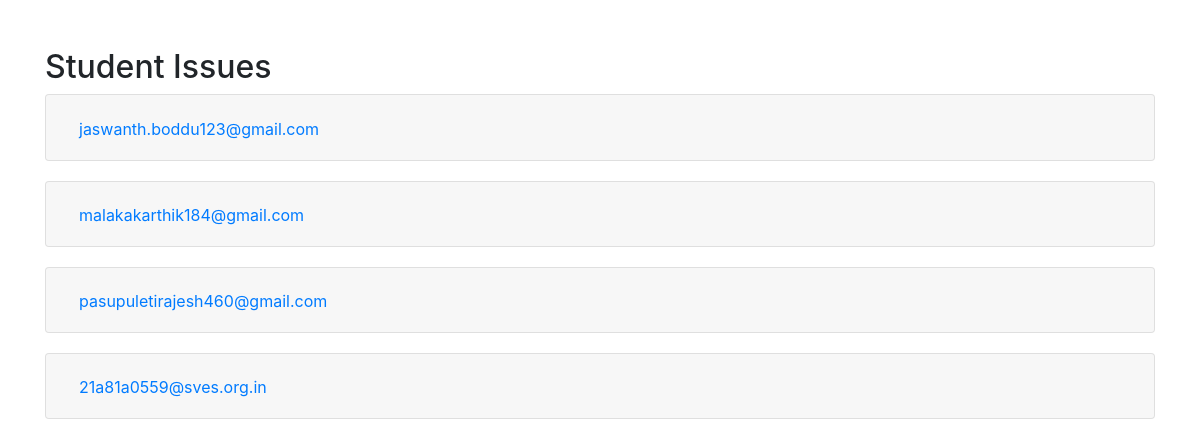
Before: /app/student_adminissues/ with the older database file.
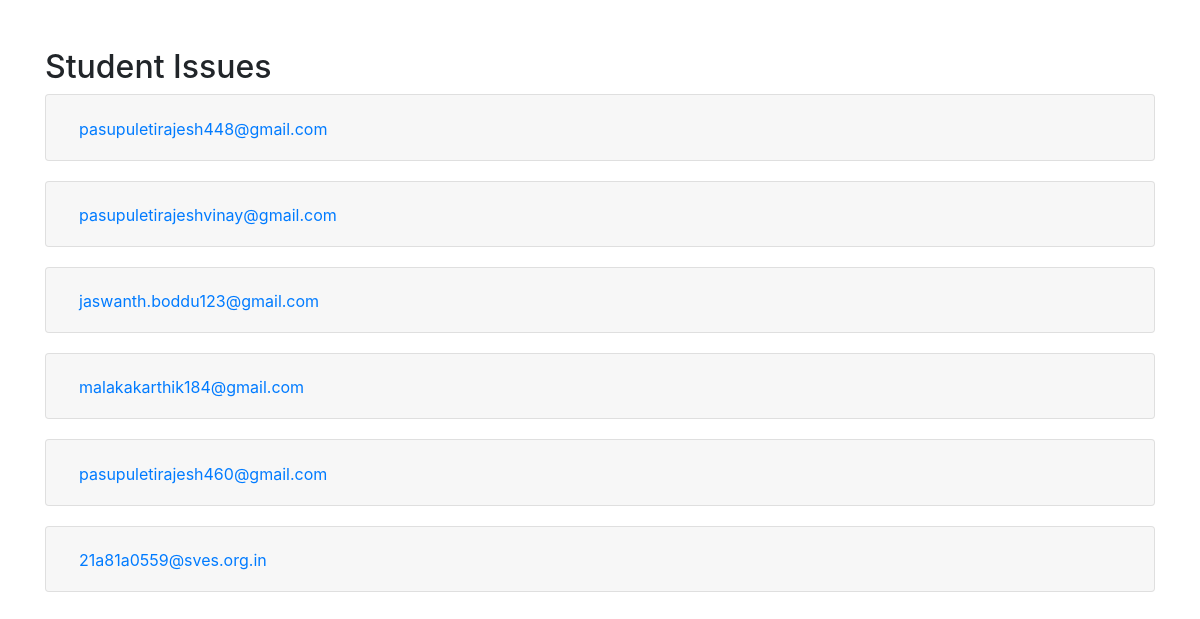
After: the same page with the newer database file.
### app/models.py (models this page shows)
class StudentQuery(models.Model):
    email = models.EmailField()
    query = models.TextField()
    arrival_time = models.DateTimeField(default=timezone.now)
    def __str__(self):
        return self.email

### app/views.py (the view)
# urls.py: path('student_adminissues/', views.student_adminissues, name='student_adminissues'),
def student_adminissues(request):
    student_queries = StudentQuery.objects.all().order_by('-arrival_time')
    print(student_queries)
    context = {'issues': student_queries}
    return render(request, 'student_adminissues.html', context)

### templates/student_adminissues.html (shortened to what this page needs)
{% load static %}
<!DOCTYPE html>
<html lang="en">
  <head>
    <link
      rel="stylesheet"
      href="https://stackpath.bootstrapcdn.com/bootstrap/4.5.2/css/bootstrap.min.css" />
      <link href='https://unpkg.com/boxicons@2.1.4/css/boxicons.min.css' rel='stylesheet'>
  </head>
  <body>
    <div class="container mt-5">
      <h2>Student Issues</h2>
      {% for issue in issues %}
      <div class="accordion accordion-item" id="accordion{{ forloop.counter }}">
        <div class="card">
          <div class="card-header" id="heading{{ forloop.counter }}">
            <h2 class="mb-0">
              <button
                class="btn btn-link"
                type="button"
                data-toggle="collapse"
                data-target="#collapse{{ forloop.counter }}"
                aria-expanded="true"
                aria-controls="collapse{{ forloop.counter }}">
                {{ issue.email }}
              </button>
            </h2>
          </div>
        </div>
      </div>
      {% endfor %}
    </div>
  </body>
</html>

Changed rows visible on the page:
added StudentQuery: email "pasupuletirajesh448@gmail.com"
added StudentQuery: email "pasupuletirajeshvinay@gmail.com"
